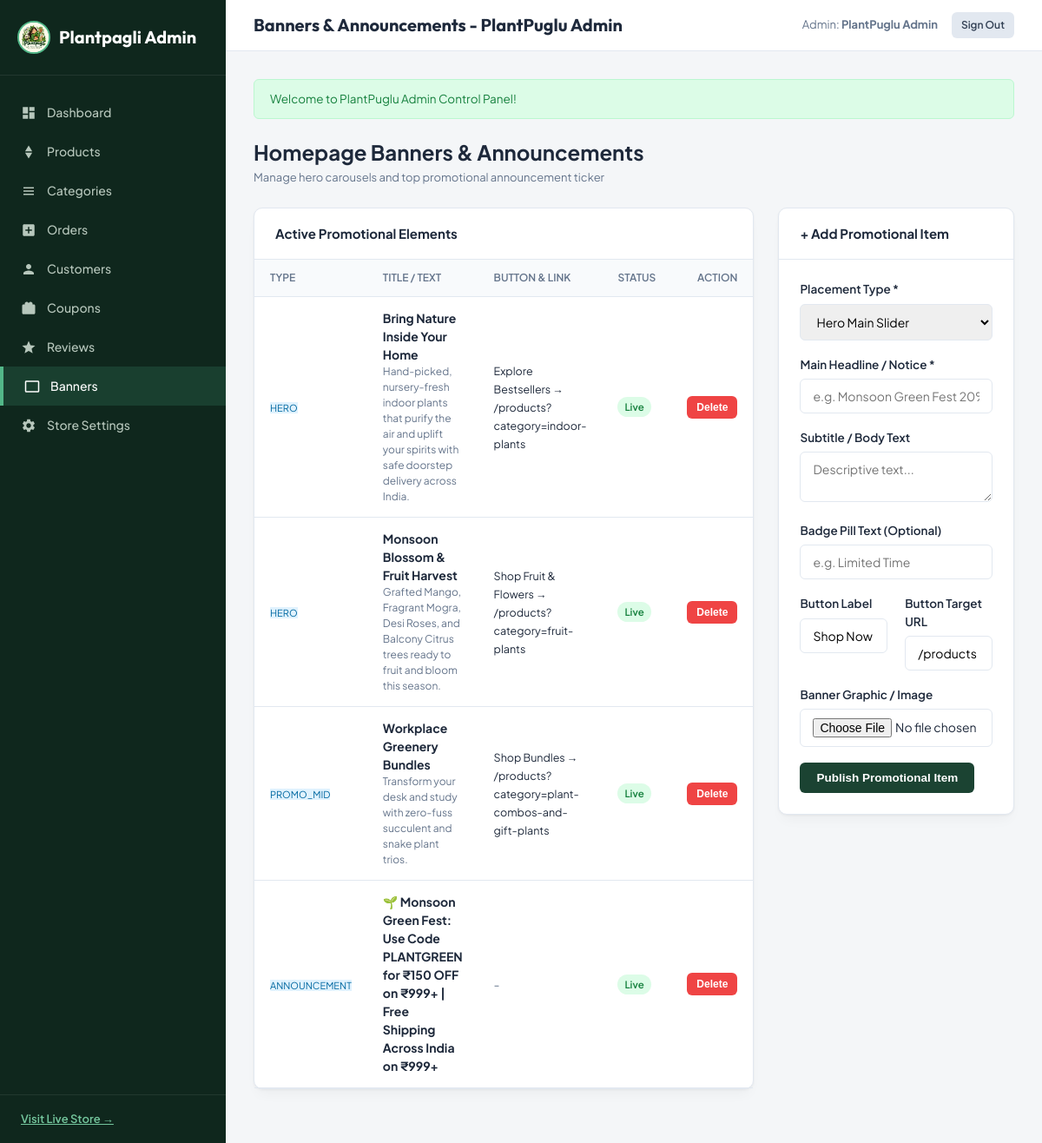
Page /admin/banners (signed in) on the committed database.
### tables this page shows
CREATE TABLE `users` (
  `id` INT UNSIGNED AUTO_INCREMENT PRIMARY KEY,
  `name` VARCHAR(150) NOT NULL,
  `email` VARCHAR(191) NOT NULL UNIQUE,
  `phone` VARCHAR(25) NULL,
  `password` VARCHAR(255) NOT NULL,
  `role` ENUM('customer', 'admin') NOT NULL DEFAULT 'customer',
  `status` ENUM('active', 'inactive', 'suspended') NOT NULL DEFAULT 'active',
  `remember_token` VARCHAR(100) NULL,
  `reset_token` VARCHAR(100) NULL,
  `reset_expires_at` DATETIME NULL,
  `created_at` TIMESTAMP DEFAULT CURRENT_TIMESTAMP,
  `updated_at` TIMESTAMP DEFAULT CURRENT_TIMESTAMP ON UPDATE CURRENT_TIMESTAMP,
  INDEX `idx_users_email` (`email`),
  INDEX `idx_users_role` (`role`)
);

CREATE TABLE `banners` (
  `id` INT UNSIGNED AUTO_INCREMENT PRIMARY KEY,
  `title` VARCHAR(255) NOT NULL,
  `subtitle` VARCHAR(255) NULL,
  `badge_text` VARCHAR(100) NULL,
  `button_text` VARCHAR(100) DEFAULT 'Shop Now',
  `button_link` VARCHAR(255) DEFAULT '/products',
  `image_path` VARCHAR(255) NULL,
  `type` ENUM('hero', 'promo_top', 'promo_mid', 'announcement') NOT NULL DEFAULT 'hero',
  `sort_order` INT DEFAULT 0,
  `is_active` TINYINT(1) DEFAULT 1,
  `created_at` TIMESTAMP DEFAULT CURRENT_TIMESTAMP,
  `updated_at` TIMESTAMP DEFAULT CURRENT_TIMESTAMP ON UPDATE CURRENT_TIMESTAMP
);

### views/admin/banners/index.php (the view, shortened to what the rows shown need)
<div style="display: flex; justify-content: space-between; align-items: center; margin-bottom: 24px;">
    <div>
        <h1 style="font-size: 24px; font-weight: 700;">Homepage Banners & Announcements</h1>
        <span style="font-size: 13px; color: var(--text-muted);">Manage hero carousels and top promotional announcement ticker</span>
    </div>
</div>
<div style="display: grid; grid-template-columns: 2fr 1fr; gap: 28px; align-items: flex-start;">
    <div class="card">
        <div class="card-header">
            <h3 style="font-size: 15px; font-weight: 700;">Active Promotional Elements</h3>
        </div>
        <div class="card-body" style="padding: 0;">
            <div class="table-responsive">
                <table class="admin-table">
                    <thead>
                        <tr>
                            <th>Type</th>
                            <th>Title / Text</th>
                            <th>Button & Link</th>
                            <th>Status</th>
                            <th style="text-align: right;">Action</th>
                        </tr>
                    </thead>
                    <tbody>
                        <?php foreach ($banners as $b): ?>
                            <tr>
                                <td>
                                    <span class="badge" style="background:#e0f2fe;color:#0369a1;text-transform:uppercase;font-size:11px;">
                                        <?= e($b['type']) ?>
                                    </span>
                                </td>
                                <td>
                                    <strong><?= e($b['title']) ?></strong>
                                    <?php if (!empty($b['subtitle'])): ?>
                                        <div style="font-size:12px; color:var(--text-muted);"><?= e($b['subtitle']) ?></div>
                                    <?php endif; ?>
                                </td>
                                <td>
                                    <?php if (!empty($b['button_text'])): ?>
                                        <span style="font-size:12.5px;"><?= e($b['button_text']) ?> &rarr; <?= e($b['button_link']) ?></span>
                                    <?php else: ?>
                                        <span style="color:var(--text-muted);">-</span>
                                    <?php endif; ?>
                                </td>
                                <td>
                                    <span class="badge-status badge-<?= $b['is_active'] ? 'delivered' : 'cancelled' ?>">
                                        <?= $b['is_active'] ? 'Live' : 'Hidden' ?>
                                    </span>
                                </td>
                                <td style="text-align: right;">
                                    <form action="<?= url('/admin/banners/delete/' . $b['id']) ?>" method="POST" onsubmit="return confirm('Remove this banner?');">
                                        <button type="submit" class="btn btn-danger btn-sm">Delete</button>
                                    </form>
                                </td>
                            </tr>
                        <?php endforeach; ?>
                    </tbody>
                </table>
            </div>
        </div>
    </div>
    <div class="card">
        <div class="card-header">
            <h3 style="font-size: 15px; font-weight: 700;">+ Add Promotional Item</h3>
        </div>
        <div class="card-body">
            <form action="<?= url('/admin/banners/store') ?>" method="POST" enctype="multipart/form-data">
                <div class="form-group">
                    <label>Placement Type *</label>
                    <select name="type" required>
                        <option value="hero">Hero Main Slider</option>
                    </select>
                </div>
                <div class="form-group">
                    <label>Main Headline / Notice *</label>
                    <input type="text" name="title" required placeholder="e.g. Monsoon Green Fest 20% OFF">
                </div>
                <div class="form-group">
                    <label>Subtitle / Body Text</label>
                    <textarea name="subtitle" rows="2" placeholder="Descriptive text..."></textarea>
                </div>
                <div class="form-group">
                    <label>Badge Pill Text (Optional)</label>
                    <input type="text" name="badge_text" placeholder="e.g. Limited Time">
                </div>
                <div class="form-grid">
                    <div class="form-group">
                        <label>Button Label</label>
                        <input type="text" name="button_text" value="Shop Now">
                    </div>
                    <div class="form-group">
                        <label>Button Target URL</label>
                        <input type="text" name="button_link" value="/products">
                    </div>
                </div>
                <div class="form-group">
                    <label>Banner Graphic / Image</label>
                    <input type="file" name="image" accept="image/*">
                </div>
                <button type="submit" class="btn btn-primary btn-block">Publish Promotional Item</button>
            </form>
        </div>
    </div>
</div>

### core/Router.php (shortened to what the rows shown need)
<?php
class Router {
    private array $routes = [];
    public function add(string $method, string $path, array|callable $handler, array $middleware = []): self {
        $this->routes[] = [
            'method' => strtoupper($method),
            'path' => '/' . trim($path, '/'),
            'handler' => $handler,
            'middleware' => $middleware,
        ];
        return $this;
    }
    public function dispatch(string $uri, string $method): void {
        $uri = '/' . trim(parse_url($uri, PHP_URL_PATH) ?? '/', '/');
        $method = strtoupper($method);
        foreach ($this->routes as $route) {
            if ($route['method'] !== $method && $route['method'] !== 'ANY') {
                continue;
            }
            $pattern = preg_replace('/\{([a-zA-Z0-9_]+)\}/', '(?P<$1>[^/]+)', $route['path']);
            $pattern = '#^' . $pattern . '$#i';
            if (preg_match($pattern, $uri, $matches)) {
                $params = array_filter($matches, fn($k) => !is_numeric($k), ARRAY_FILTER_USE_KEY);
                $this->runMiddleware($route['middleware']);
                $this->executeHandler($route['handler'], $params);
                return;
            }
        }
    }
    private function runMiddleware(array $middlewares): void {
        foreach ($middlewares as $mw) {
            if ($mw === 'auth') {
                if (!Auth::check()) {
                    Session::flash('error', 'Please log in to continue.');
                    redirect('/login');
                }
            } elseif ($mw === 'admin') {
                if (!Auth::check() || !Auth::isAdmin()) {
                    Session::flash('error', 'Administrator access required.');
                    redirect('/login');
                }
            } elseif ($mw === 'guest') {
                if (Auth::check()) {
                    redirect('/');
                }
            }
        }
    }
    private function executeHandler(array|callable $handler, array $params): void {
        if (is_array($handler) && count($handler) === 2) {
            [$class, $action] = $handler;
            $controller = new $class();
            call_user_func_array([$controller, $action], $params);
            return;
        }
        throw new Exception("Invalid route handler definition.");
    }
}

### views/layouts/admin.php (shortened to what the rows shown need)
<?php
$user = Auth::user();
$currentUri = $_SERVER['REQUEST_URI'] ?? '';
?>
<!DOCTYPE html>
<html lang="en">
<head>
    <link rel="stylesheet" href="<?= asset('css/admin.css') ?>">
</head>
<body>
    <div class="admin-layout">
        <aside class="admin-sidebar">
            <div class="sidebar-brand">
                <img src="<?= asset('images/logo.png') ?>" alt="Plantpagli Logo" style="height:38px; width:38px; border-radius:50%; object-fit:cover; border:2px solid var(--accent); background:#fff; flex-shrink:0;">
                <span>Plantpagli Admin</span>
            </div>
            <ul class="sidebar-nav">
                <li>
                    <a href="<?= url('/admin') ?>" class="<?= $currentUri === '/admin' ? 'active' : '' ?>">
                        <svg viewBox="0 0 24 24"><path d="M3 13h8V3H3v10zm0 8h8v-6H3v6zm10 0h8V11h-8v10zm0-18v6h8V3h-8z"/></svg>
                        <span>Dashboard</span>
                    </a>
                </li>
                <li>
                    <a href="<?= url('/admin/products') ?>" class="<?= str_starts_with($currentUri, '/admin/products') ? 'active' : '' ?>">
                        <svg viewBox="0 0 24 24"><path d="M12 2l-5.5 9h11zM12 22l5.5-9h-11z"/></svg>
                        <span>Products</span>
                    </a>
                </li>
                <li>
                    <a href="<?= url('/admin/categories') ?>" class="<?= str_starts_with($currentUri, '/admin/categories') ? 'active' : '' ?>">
                        <svg viewBox="0 0 24 24"><path d="M4 6h16v2H4zm0 5h16v2H4zm0 5h16v2H4z"/></svg>
                        <span>Categories</span>
                    </a>
                </li>
                <li>
                    <a href="<?= url('/admin/orders') ?>" class="<?= str_starts_with($currentUri, '/admin/orders') ? 'active' : '' ?>">
                        <svg viewBox="0 0 24 24"><path d="M19 3H5c-1.1 0-2 .9-2 2v14c0 1.1.9 2 2 2h14c1.1 0 2-.9 2-2V5c0-1.1-.9-2-2-2zm-2 10h-4v4h-2v-4H7v-2h4V7h2v4h4v2z"/></svg>
                        <span>Orders</span>
                    </a>
                </li>
                <li>
                    <a href="<?= url('/admin/customers') ?>" class="<?= str_starts_with($currentUri, '/admin/customers') ? 'active' : '' ?>">
                        <svg viewBox="0 0 24 24"><path d="M12 12c2.21 0 4-1.79 4-4s-1.79-4-4-4-4 1.79-4 4 1.79 4 4 4zm0 2c-2.67 0-8 1.34-8 4v2h16v-2c0-2.66-5.33-4-8-4z"/></svg>
                        <span>Customers</span>
                    </a>
                </li>
                <li>
                    <a href="<?= url('/admin/coupons') ?>" class="<?= str_starts_with($currentUri, '/admin/coupons') ? 'active' : '' ?>">
                        <svg viewBox="0 0 24 24"><path d="M20 6h-2.18c.11-.31.18-.65.18-1 0-1.66-1.34-3-3-3-1.05 0-1.96.54-2.5 1.35l-.5.65-.5-.65C10.96 2.54 10.05 2 9 2 7.34 2 6 3.34 6 5c0 .35.07.69.18 1H4c-1.11 0-1.99.89-1.99 2L2 19c0 1.11.89 2 2 2h16c1.11 0 2-.89 2-2V8c0-1.11-.89-2-2-2z"/></svg>
                        <span>Coupons</span>
                    </a>
                </li>
                <li>
                    <a href="<?= url('/admin/reviews') ?>" class="<?= str_starts_with($currentUri, '/admin/reviews') ? 'active' : '' ?>">
                        <svg viewBox="0 0 24 24"><path d="M12 17.27L18.18 21l-1.64-7.03L22 9.24l-7.19-.61L12 2 9.19 8.63 2 9.24l5.46 4.73L5.82 21z"/></svg>
                        <span>Reviews</span>
                    </a>
                </li>
                <li>
                    <a href="<?= url('/admin/banners') ?>" class="<?= str_starts_with($currentUri, '/admin/banners') ? 'active' : '' ?>">
                        <svg viewBox="0 0 24 24"><path d="M21 3H3c-1.1 0-2 .9-2 2v14c0 1.1.9 2 2 2h18c1.1 0 2-.9 2-2V5c0-1.1-.9-2-2-2zm0 16H3V5h18v14z"/></svg>
                        <span>Banners</span>
                    </a>
                </li>
                <li>
                    <a href="<?= url('/admin/settings') ?>" class="<?= str_starts_with($currentUri, '/admin/settings') ? 'active' : '' ?>">
                        <span>Store Settings</span>
                    </a>
                </li>
            </ul>
            <div class="sidebar-footer">
                <a href="<?= url('/') ?>" target="_blank" style="color:#74c69d;font-weight:600;display:flex;align-items:center;gap:6px;">
                    <span>Visit Live Store &rarr;</span>
                </a>
            </div>
        </aside>
        <div class="admin-main">
            <header class="admin-topbar">
                <h2><?= e($title ?? 'Control Center') ?></h2>
                <div class="topbar-actions">
                    <span style="font-size:13px;color:var(--text-muted);">
                        Admin: <strong><?= e($user['name'] ?? 'Super Admin') ?></strong>
                    </span>
                    <a href="<?= url('/logout') ?>" class="btn btn-secondary btn-sm">Sign Out</a>
                </div>
            </header>
            <main class="admin-content">
                <?php if ($success = Session::getFlash('success')): ?>
                    <div class="alert alert-success">
                        <?= e($success) ?>
                    </div>
                <?php endif; ?>
                <?= $content ?>
            </main>
        </div>
    </div>
</body>
</html>

### rows in the picture
users: name "PlantPuglu Admin"
banners: type "HERO", title "Bring Nature Inside Your Home", subtitle "Hand-picked, nursery-fresh indoor plants that purify the air and uplift your spirits with safe doorstep delivery across India.", button_text "Explore Bestsellers", button_link "/products?category=indoor-plants", is_active "Live"
banners: type "HERO", title "Monsoon Blossom & Fruit Harvest", subtitle "Grafted Mango, Fragrant Mogra, Desi Roses, and Balcony Citrus trees ready to fruit and bloom this season.", button_text "Shop Fruit & Flowers", button_link "/products?category=fruit-plants", is_active "Live"
banners: type "PROMO_MID", title "Workplace Greenery Bundles", subtitle "Transform your desk and study with zero-fuss succulent and snake plant trios.", button_text "Shop Bundles", button_link "/products?category=plant-combos-and-gift-plants", is_active "Live"
banners: type "ANNOUNCEMENT", title "🌱 Monsoon Green Fest: Use Code PLANTGREEN for ₹150 OFF on ₹999+ | Free Shipping Across India on ₹999+", is_active "Live"
